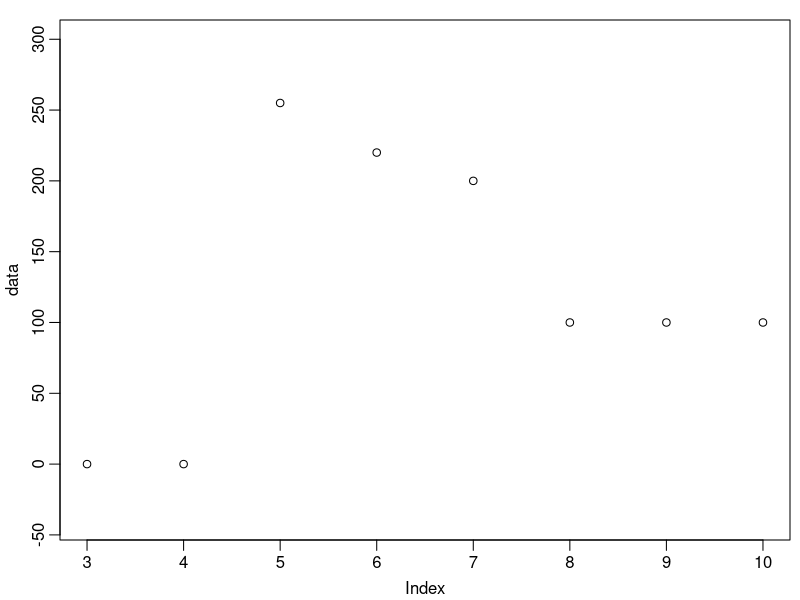
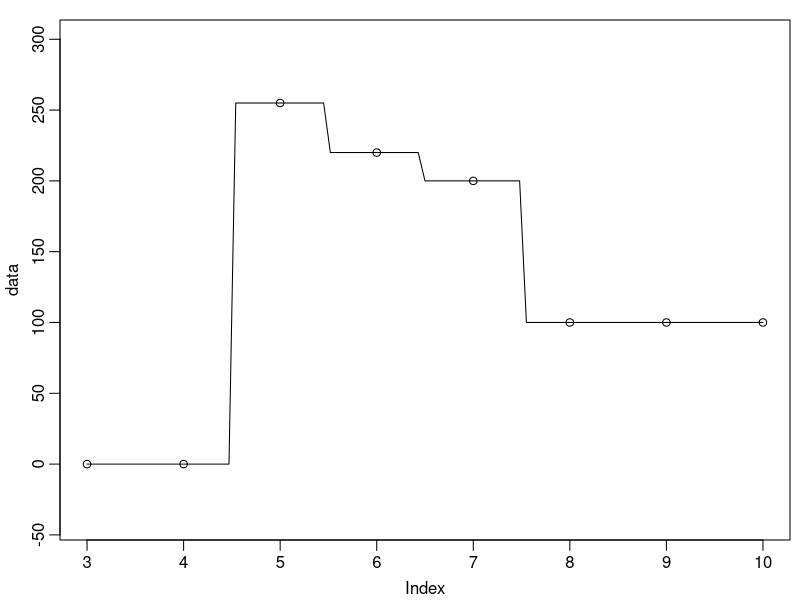
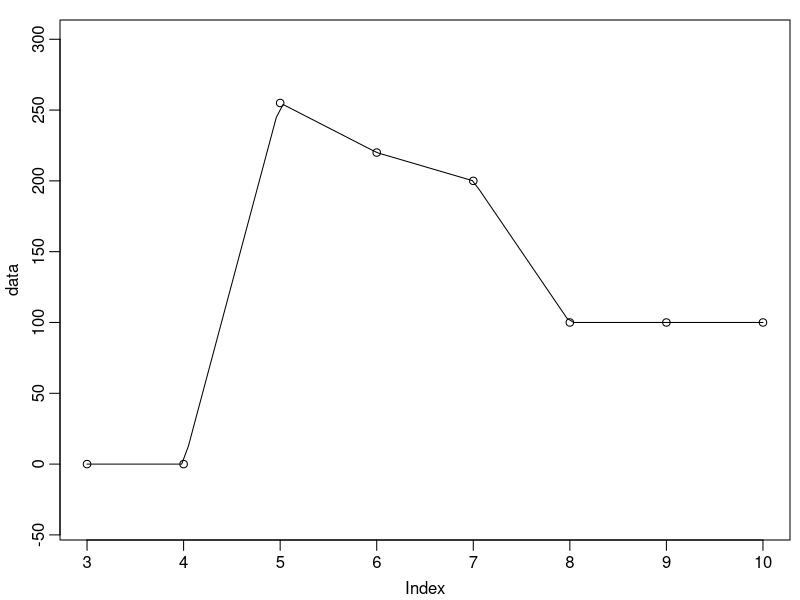
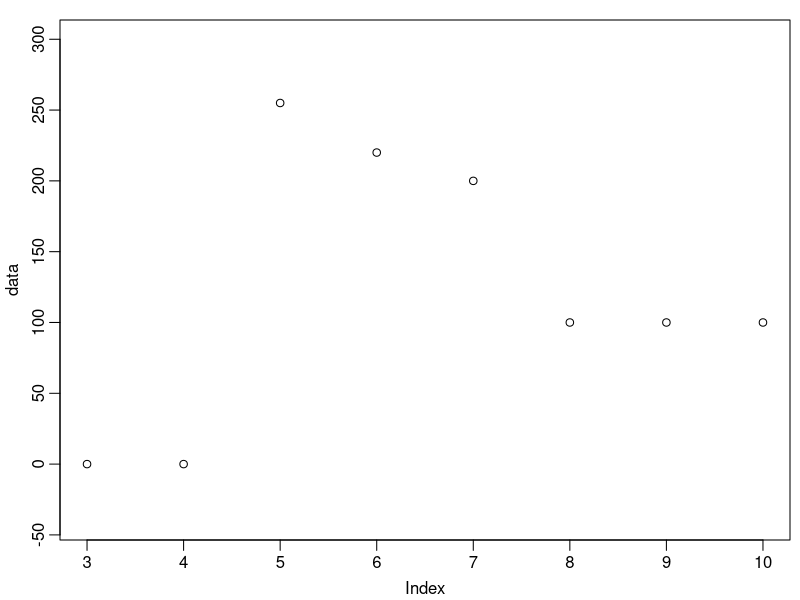

Source code (R) for these figures, in order: (Note: this script raises an error after producing the figures.)
data <- c(0, 0, 0, 0, 255, 220, 200, 100, 100, 100, 0, 0, 0, 0)

h <- 5
w <- 6.5
par(mar=c(3,3,1,0.5), mgp = c(1.9, 0.6, 0), tck= -0.02)
plot(data, xlim=c(3, 10), ylim=c(-40, 300), lty=1)


nn1d <- function(x,y) {
 i <- floor(x + 0.5)
 y[i]
}

plot(data, xlim=c(3, 10), ylim=c(-40, 300), lty=1)
curve(nn1d(x, data), xlim=c(3, 10), ylim=c(-10, 300), lty=1, add=TRUE)

linear1d <- function(x,y) {
  i <- floor(x)
  t <- x - i
  y[i] * (1-t) + y[i+1] * t
}
plot(data, xlim=c(3, 10), ylim=c(-40, 300))
curve(linear1d(x, data), xlim=c(3, 10), lty=1, add=TRUE)

lanczos1d <- function(x,y,a) {
  i <- floor(x)
  t <- x - i
  if(a==2) {
    y[i-1]*lanczos(1+t,a) + y[i] * lanczos(t,a) + y[i+1] * lanczos(1-t,a) + 
      y[i+2] * lanczos(2-t,a)
    } else {
      y[i-2] * lanczos(2+t,a) + y[i-1]*lanczos(1+t,a) + y[i] * lanczos(t,a) +
        y[i+1] * lanczos(1-t,a) + y[i+2] * lanczos(2-t,a) + y[i+3] * lanczos(3-t,a)
      }
  }

plot(data, xlim=c(3, 10), ylim=c(-40, 300))
curve(lanczos1d(x, data, 2), xlim=c(3, 10), lty=1, add=TRUE)
curve(lanczos1d(x, data, 3), xlim=c(3, 10), lty=2, add=TRUE)
legend(7.9, 310, lty=c(1,2),legend=c("a = 2","a = 3"), bty="n")

cubic1d <- function(x,y,...) {
  i <- floor(x)
  t <- x - i
  y[i-1]*cubic(1+t,...) + y[i] * cubic(t,...) + y[i+1] * cubic(1-t,...) + 
    y[i+2] * cubic(2-t,...)
  }
plot(data, xlim=c(3, 10), ylim=c(-40, 300))
curve(cubic1d(x, data, -0.5), xlim=c(3, 10), lty=1, add=TRUE)
curve(cubic1d(x, data, -1), xlim=c(3, 10), lty=2, add=TRUE)
legend(7.2, 310, lty=c(1,2),legend=c("a = -0.5","a = -1"), bty="n")
arrows(5, 0, 4, -20)
arrows(4.6, 290, 5, 280)
text(6, 10, "Undershoot")
text(3.65, 300, "Overshoot")

plot(data, xlim=c(3, 10), ylim=c(-40, 300))
plot(splinefun(data), xlim=c(3, 10), add=T)
